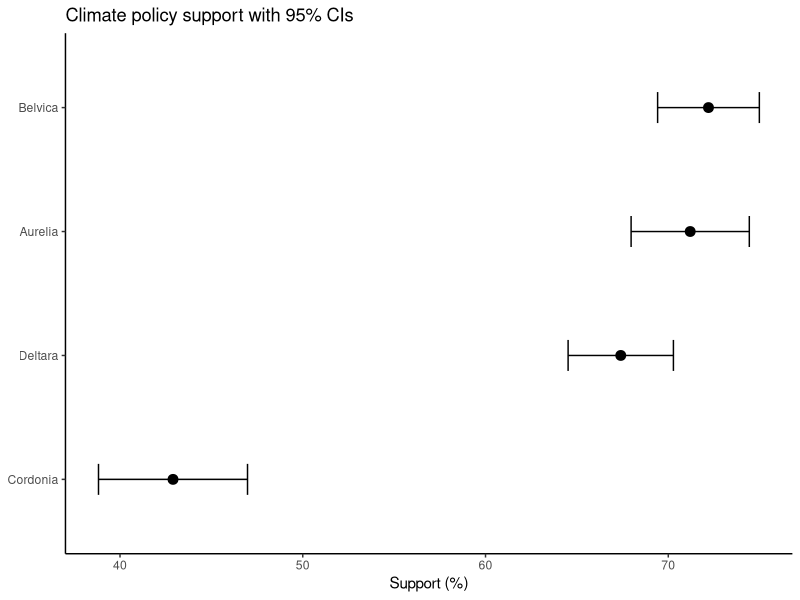
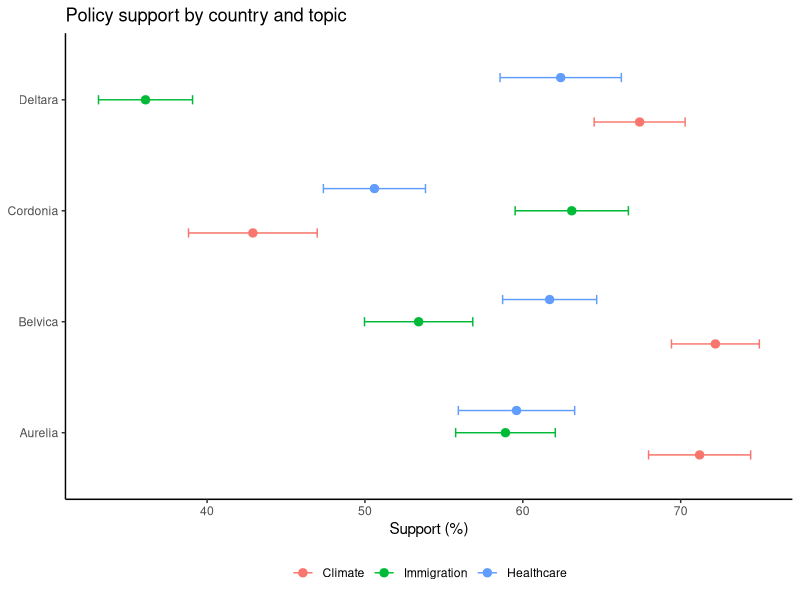
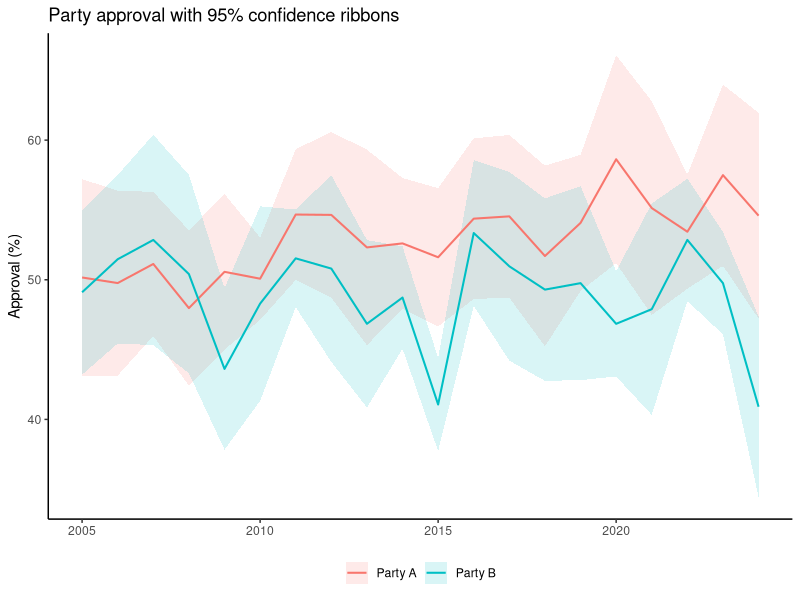
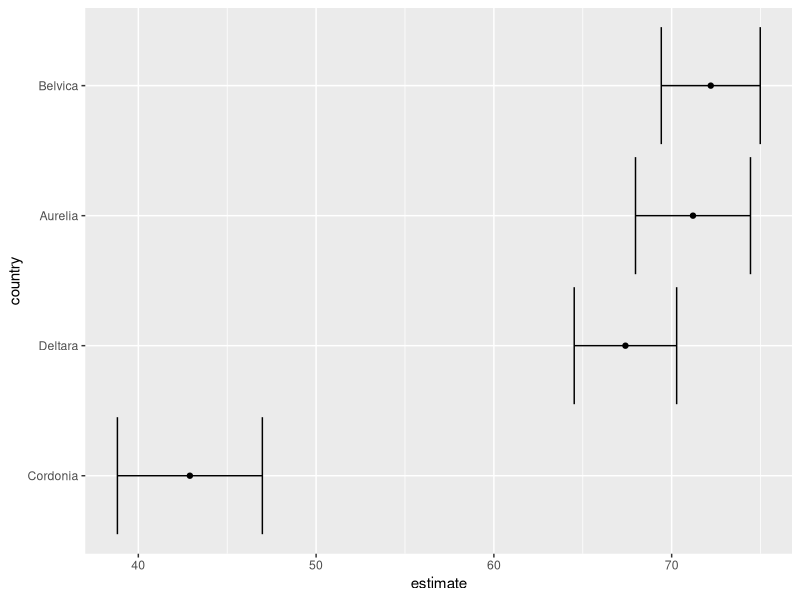
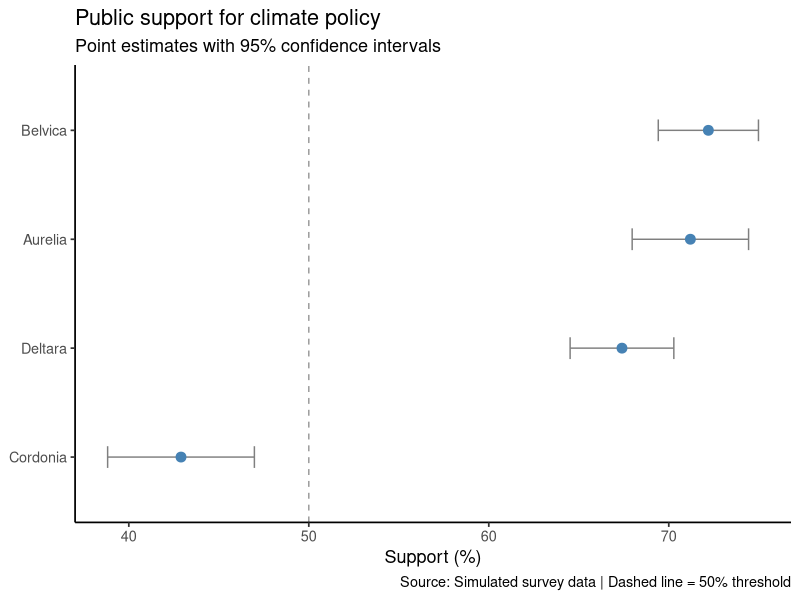
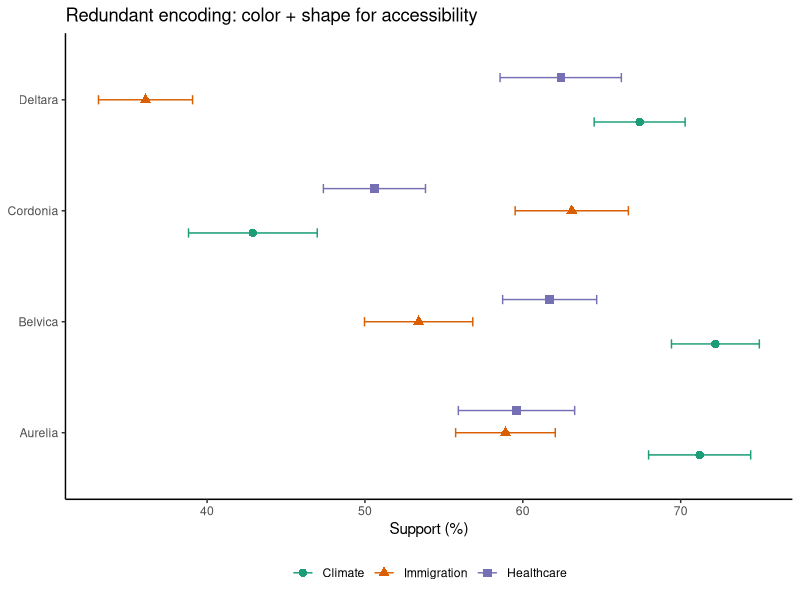
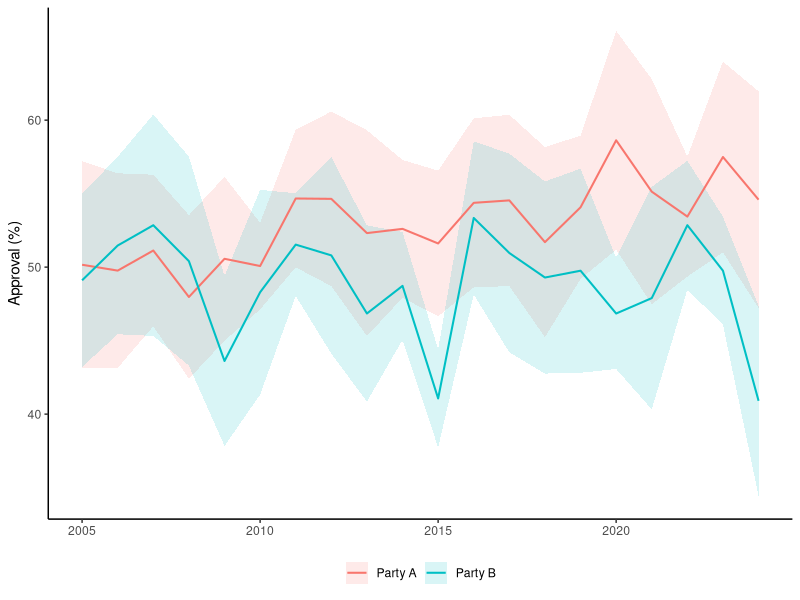
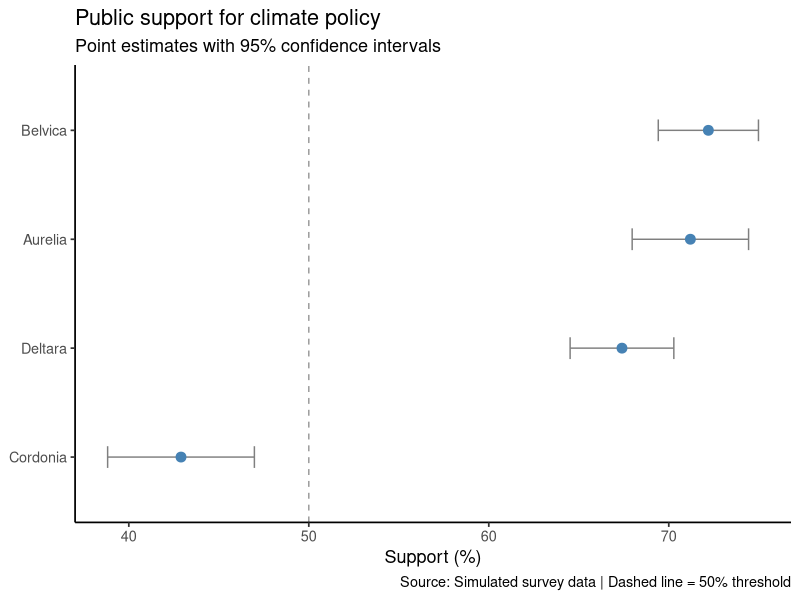

Recreate these plots in R, in order.
## ---- chunk 1
library(ggplot2)
library(dplyr)
library(tidyr)
library(scales)

set.seed(42)
## ---- chunk 2
df_survey <- expand.grid(
  country = c("Aurelia", "Belvica", "Cordonia", "Deltara"),
  policy = c("Climate", "Immigration", "Healthcare")
) %>%
  mutate(
    estimate = round(runif(12, 30, 75), 1),
    n = sample(400:1200, 12, replace = TRUE),
    se = round(sqrt(estimate * (100 - estimate) / n), 2),
    lower = estimate - 1.96 * se,
    upper = estimate + 1.96 * se
  )
## ---- chunk 3
df_survey %>%
  select(country, policy, estimate, se, n) %>%
  arrange(policy, desc(estimate))
## ---- chunk 4
df_climate <- df_survey %>% filter(policy == "Climate") %>%  mutate(country = reorder(country, estimate))

ggplot(df_climate, aes(x = estimate, y = country)) +
  geom_errorbarh(aes(xmin = lower, xmax = upper), height = 0.25) +
  geom_point(size = 3) +
  theme_classic() +
  labs(x = "Support (%)", y = NULL, title = "Climate policy support with 95% CIs")
## ---- chunk 5
df_survey <- df_survey %>% mutate(country = factor(country))

ggplot(df_survey, aes(x = estimate, y = country, color = policy)) +
  geom_errorbarh(aes(xmin = lower, xmax = upper),
                 height = 0.25, position = position_dodge(0.6)) +
  geom_point(size = 2.5, position = position_dodge(0.6)) +
  theme_classic() +
  theme(legend.position = "bottom") +
  labs(x = "Support (%)", y = NULL, color = NULL, title = "Policy support by country and topic")
## ---- chunk 6
df_ts <- data.frame(
  year = rep(2005:2024, 2),
  party = rep(c("Party A", "Party B"), each = 20)
) %>%
  group_by(party) %>%
  mutate(
    t = row_number(),
    estimate = ifelse(party == "Party A",
                      48 + 0.4 * t + rnorm(20, 0, 2),
                      52 - 0.2 * t + rnorm(20, 0, 2.5)),
    se = runif(20, 1.5, 4),
    lower = estimate - 1.96 * se,
    upper = estimate + 1.96 * se
  ) %>%
  ungroup()
## ---- chunk 7
ggplot(df_ts, aes(x = year, color = party, fill = party)) +
  geom_ribbon(aes(ymin = lower, ymax = upper), alpha = 0.15, color = NA) +
  geom_line(aes(y = estimate), linewidth = 0.7) +
  theme_classic() +
  theme(legend.position = "bottom") +
  labs(x = NULL, y = "Approval (%)", color = NULL, fill = NULL,
       title = "Party approval with 95% confidence ribbons")
## ---- chunk 8
p_before <- ggplot(df_climate, aes(x = estimate, y = country)) +
  geom_point() +
  geom_errorbarh(aes(xmin = lower, xmax = upper))

p_before
## ---- chunk 9
p_after <- ggplot(df_climate, aes(x = estimate, y = country)) +
  geom_vline(xintercept = 50, linetype = "dashed", alpha = 0.4) +
  geom_errorbarh(aes(xmin = lower, xmax = upper),
                 height = 0.2, color = "grey50") +
  geom_point(size = 3, color = "steelblue") +
  theme_classic(base_size = 13) +
  labs(x = "Support (%)", y = NULL, title = "Public support for climate policy", subtitle = "Point estimates with 95% confidence intervals", caption = "Source: Simulated survey data | Dashed line = 50% threshold")
p_after
## ---- chunk 10
ggsave("climate_support_polished.png",
       plot = p_after,
       width = 7, height = 4,
       dpi = 300, units = "in")
## ---- chunk 11
ggplot(df_survey, aes(x = estimate, y = country, color = policy, shape = policy)) +
  geom_errorbarh(aes(xmin = lower, xmax = upper),
                 height = 0.25, position = position_dodge(0.6)) +
  geom_point(size = 2.5, position = position_dodge(0.6)) +
  scale_color_brewer(palette = "Dark2") +
  theme_classic() +
  theme(legend.position = "bottom") +
  labs(x = "Support (%)", y = NULL, color = NULL, shape = NULL,
       title = "Redundant encoding: color + shape for accessibility")
## ---- chunk 12
p <- ggplot(df_ts, aes(x = year, color = party, fill = party)) +
  geom_ribbon(aes(ymin = lower, ymax = upper), alpha = 0.15, color = NA) +
  geom_line(aes(y = estimate), linewidth = 0.7) +
  theme_classic() +
  theme(legend.position = "bottom") +
  labs(x = NULL, y = "Approval (%)", color = NULL, fill = NULL)

p

ggsave("approval_uncertainty.png", plot = p, width = 7, height = 4, dpi = 300)
